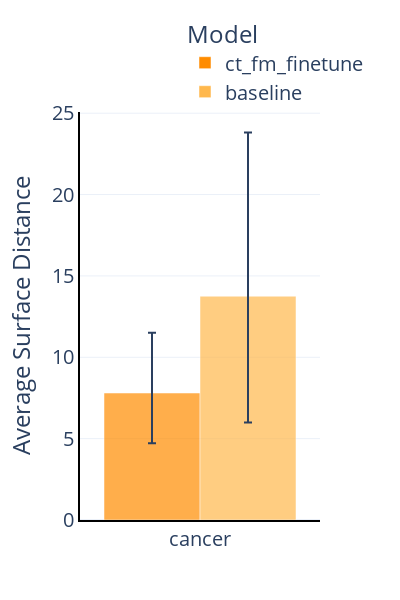

The notebook cell this image was saved under:
### Code cell
color_list = ["#FF8C00",  "#FFB84D", "#FFD700", "#FFA07A"]

font_size = 20

# Calculate 95% confidence intervals

def bootstrap_confidence_interval(data, confidence_level=0.95, n_iterations=10000):
    """
    Calculate the confidence interval for the mean of the given data using bootstrapping.

    Parameters:
    - data: list or array-like, the sample data
    - confidence_level: float, the confidence level for the interval (default is 0.95)
    - n_iterations: int, the number of bootstrap iterations (default is 10,000)

    Returns:
    - tuple containing the lower and upper bounds of the confidence interval
    """

    rng = default_rng()  # Random number generator
    data = [x for x in data if not np.isnan(x) and not np.isinf(x)]  # Remove nan and inf values

    means = []
    for _ in range(n_iterations):
        # Generate a bootstrap sample with replacement
        sample = rng.choice(data, size=len(data), replace=True)
        # Calculate and store the mean of the bootstrap sample
        means.append(np.mean(sample))
        
    # Calculate the percentiles for the confidence interval
    lower_percentile = ((1.0 - confidence_level) / 2.0) * 100
    upper_percentile = (confidence_level + (1.0 - confidence_level) / 2.0) * 100

    print(lower_percentile, upper_percentile)
    ci = np.percentile(means, [lower_percentile, upper_percentile])
    print(ci)

    return np.mean(data) - ci[0], ci[1] - np.mean(data)

def calculate_ci(data):
    data = [x for x in data if not np.isnan(x) and not np.isinf(x)]  # Remove nan and inf values
    if len(data) < 2:  # Check if we have enough data points after removing nans
        return 0, 0  # Return 0 for both lower and upper CI if not enough data
    ci = stats.t.interval(confidence=0.95, df=len(data)-1, loc=np.mean(data), scale=stats.sem(data))
    return np.mean(data) - ci[0], ci[1] - np.mean(data)

asd_df_melted['CI_lower'], asd_df_melted['CI_upper'] = zip(*asd_df_melted['Distance'].apply(bootstrap_confidence_interval))

fig = px.bar(
    asd_df_melted,
    x='Label',
    y='Mean Distance',
    color='Model',
    height=600,
    width=400,
    opacity=0.7,
    barmode="group",
    template='plotly_white',
    color_discrete_sequence=color_list,
    error_y='CI_upper',
    error_y_minus='CI_lower'
)

fig.update_traces(
    textfont=dict(size=font_size),  # Increase text size
)

fig.update_layout(
    font=dict(size=font_size),  # Increase overall font size
    xaxis=dict(tickfont=dict(size=font_size), title=None),  # Remove x-axis label
    yaxis=dict(tickfont=dict(size=font_size), title="Average Surface Distance"),  # Change y-axis title
    legend=dict(font=dict(size=font_size), orientation="v", yanchor="bottom", y=1, xanchor="right", x=1.2)  # Move legend to top
)

# Update scatter plot markers
fig.update_traces(
    marker=dict(size=8, symbol='circle', line=dict(width=1, color='DarkSlateGrey')),
    selector=dict(mode='markers')
)

fig.update_layout(
    xaxis=dict(showline=True, linewidth=2, linecolor='black', mirror=False),
    yaxis=dict(showline=True, linewidth=2, linecolor='black', mirror=False)
)


fig.show()

### Figure 1 — Plotly figure (JSON) as saved in the notebook; plotly's stock layout.template omitted (floating-point values rounded to 4 significant figures)
{"data": [{"alignmentgroup": "True", "error_y": {"array": [3.711], "arrayminus": [3.08]}, "hovertemplate": "Model=ct_fm_finetune<br>Label=%{x}<br>Mean Distance=%{y}<extra></extra>", "legendgroup": "ct_fm_finetune", "marker": {"color": "#FF8C00", "opacity": 0.7, "pattern": {"shape": ""}}, "name": "ct_fm_finetune", "offsetgroup": "ct_fm_finetune", "orientation": "v", "showlegend": true, "textfont": {"size": 20}, "textposition": "auto", "type": "bar", "x": ["cancer"], "xaxis": "x", "y": [7.803], "yaxis": "y"}, {"alignmentgroup": "True", "error_y": {"array": [10.07], "arrayminus": [7.766]}, "hovertemplate": "Model=baseline<br>Label=%{x}<br>Mean Distance=%{y}<extra></extra>", "legendgroup": "baseline", "marker": {"color": "#FFB84D", "opacity": 0.7, "pattern": {"shape": ""}}, "name": "baseline", "offsetgroup": "baseline", "orientation": "v", "showlegend": true, "textfont": {"size": 20}, "textposition": "auto", "type": "bar", "x": ["cancer"], "xaxis": "x", "y": [13.75], "yaxis": "y"}], "layout": {"barmode": "group", "font": {"size": 20}, "height": 600, "legend": {"font": {"size": 20}, "orientation": "v", "title": {"text": "Model"}, "tracegroupgap": 0, "x": 1.2, "xanchor": "right", "y": 1, "yanchor": "bottom"}, "margin": {"t": 60}, "width": 400, "xaxis": {"anchor": "y", "domain": [0, 1], "linecolor": "black", "linewidth": 2, "mirror": false, "showline": true, "tickfont": {"size": 20}, "title": {}}, "yaxis": {"anchor": "x", "domain": [0, 1], "linecolor": "black", "linewidth": 2, "mirror": false, "showline": true, "tickfont": {"size": 20}, "title": {"text": "Average Surface Distance"}}}}
